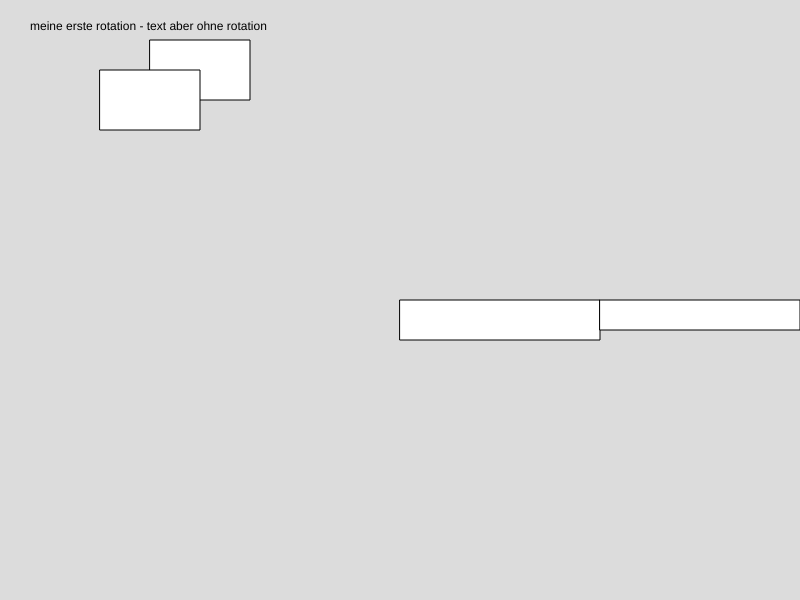
Frame 1 (no input)
Frame 60 (no input): identical to frame 1, image omitted
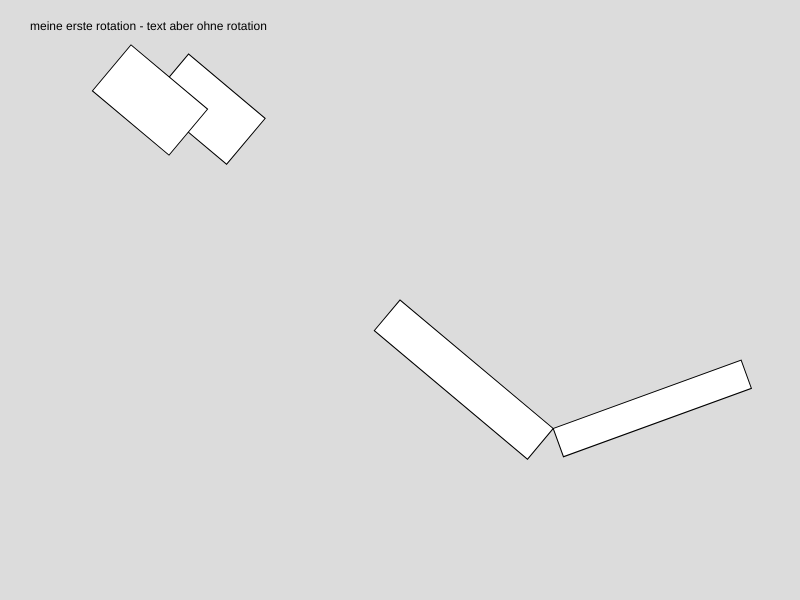
Frame 120 (the mouse pressed at the canvas centre since frame 60)

The p5.js sketch that drew these frames (run headless with seeded random() and noise() and a simulated clock; from frame 60 on, the mouse is pressed at the canvas centre):

// p5.js sketch
// ── sketch.js
function setup() {
  createCanvas(800, 600);
  angleMode(DEGREES);
  
}

function draw() {
  background(220);

  // translate -> verschiebe das Zeichenkoordiantensystem
  // translate(X-WERT, Y-WERT, (?Z-WERT));
  translate(150, 100);
  
  rotate(mouseX);
  // scale(x-direction, y-direction)
  scale(1, -1);
  
  rect(0, 0, 100, 60);
  rect(-50, -30, 100, 60);

  // resetMatrix() --> resets all Transformation (translation, rotation and scale)
  resetMatrix();
  text("meine erste rotation - text aber ohne rotation", 30, 30);


  // translate to center of canvas
  translate(width/2.0, height/2.0);
  rotate(mouseX);
  rect(0, 0, 200, 40);

  translate(200, 0);
  rotate(mouseY);
  rect(0, 0, 200, 30);


}
